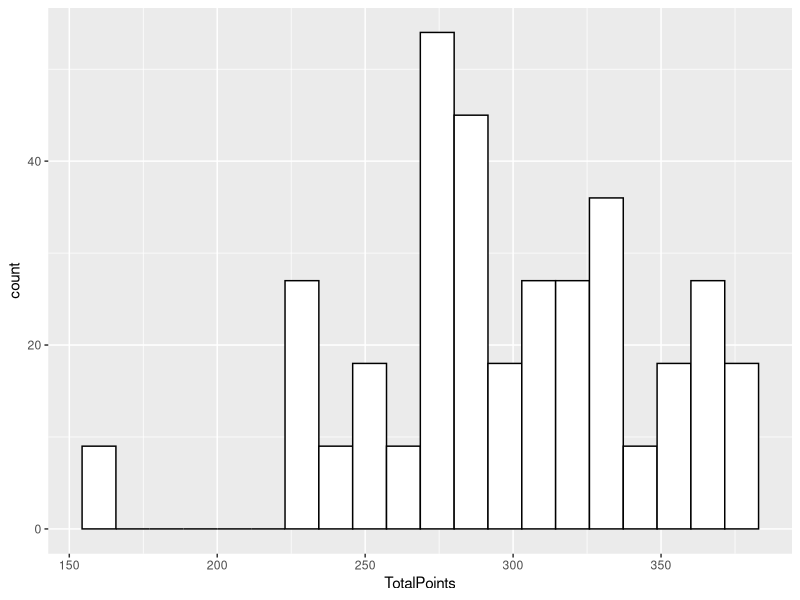
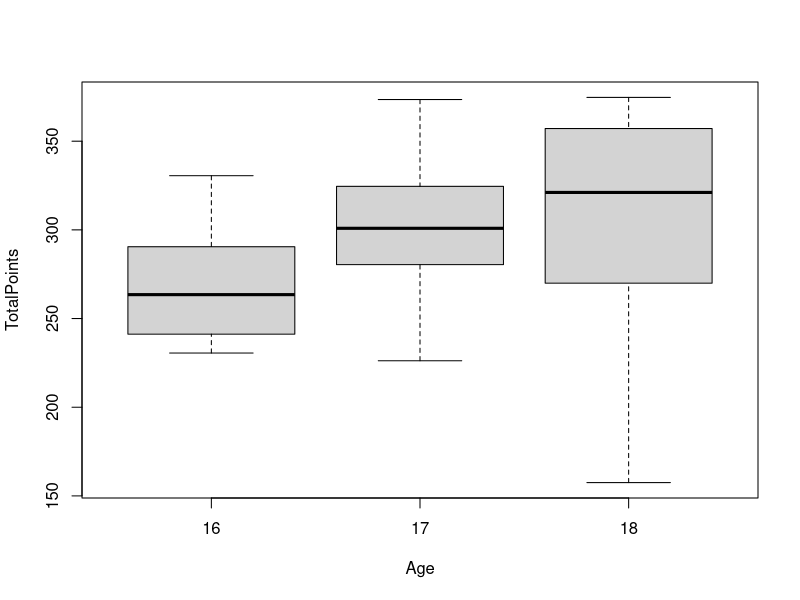
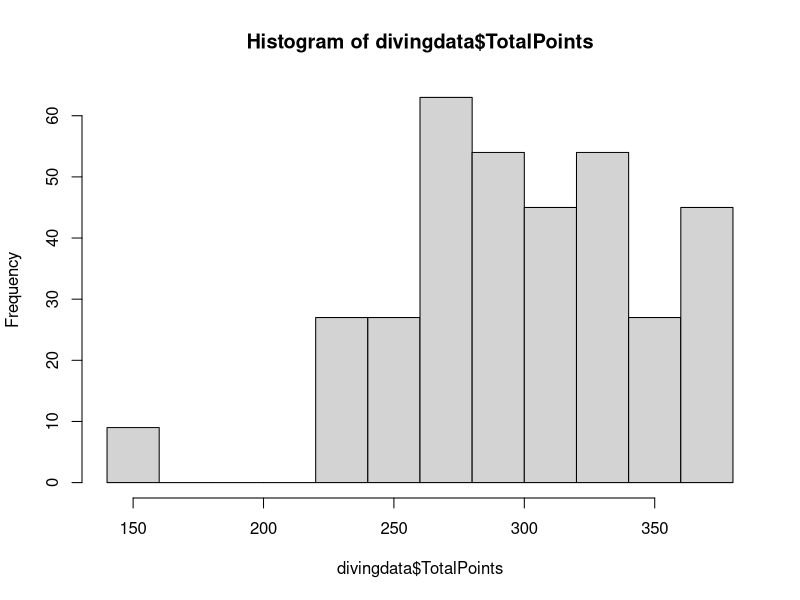
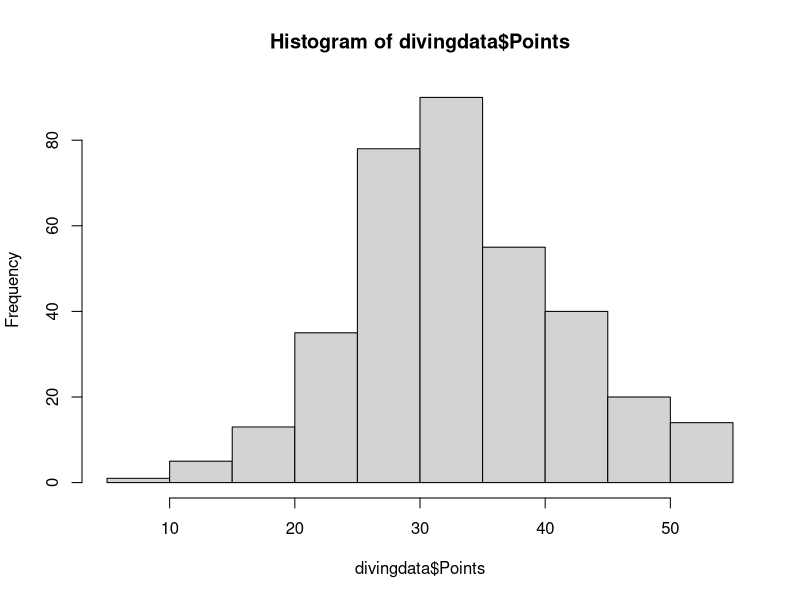

Reproduce these figures in R, in order.
## ---- chunk 1
library(readr)
divingdata <- read_csv("ecdeer22/divingdata.csv")
library(tidyverse)
## ---- chunk 2
divingdata <- divingdata |> filter(Age != 15)
## ---- chunk 3
#count attempts per dive
divingdata |> group_by(DiveName) |> summarise(n_DiveName = n()) 

#remove 15yrold from data
divingdata |> filter(Age != 15)

#histogram of total points
ggplot(data=divingdata, aes(x=TotalPoints)) + geom_histogram(bins = 20, fill = "white", colour = "black")

#find divers who do specific dives
divingdata |> filter(DiveName == "105C") |> select(LastName,Judge1:Judge7)

#which country had the most divers:
divingdata |> group_by(Country) |> summarise(count = n()/9) |> arrange(desc(count))

#count dives of each difficulty
divingdata |> group_by(Difficulty) |> summarise(n_difficulty = n())
## ---- chunk 4
#comparative box plots comparing total points by age
boxplot(TotalPoints~Age, data = divingdata)

#linear model predicting points by difficulty
model = lm(Points~Difficulty, data=divingdata)
summary(model)

#anova of model
anova(model)

#summary statistics 
mean(divingdata$TotalPoints)
mean(divingdata$Age)

#histogram of total points
hist(divingdata$TotalPoints)
hist(divingdata$Points)
